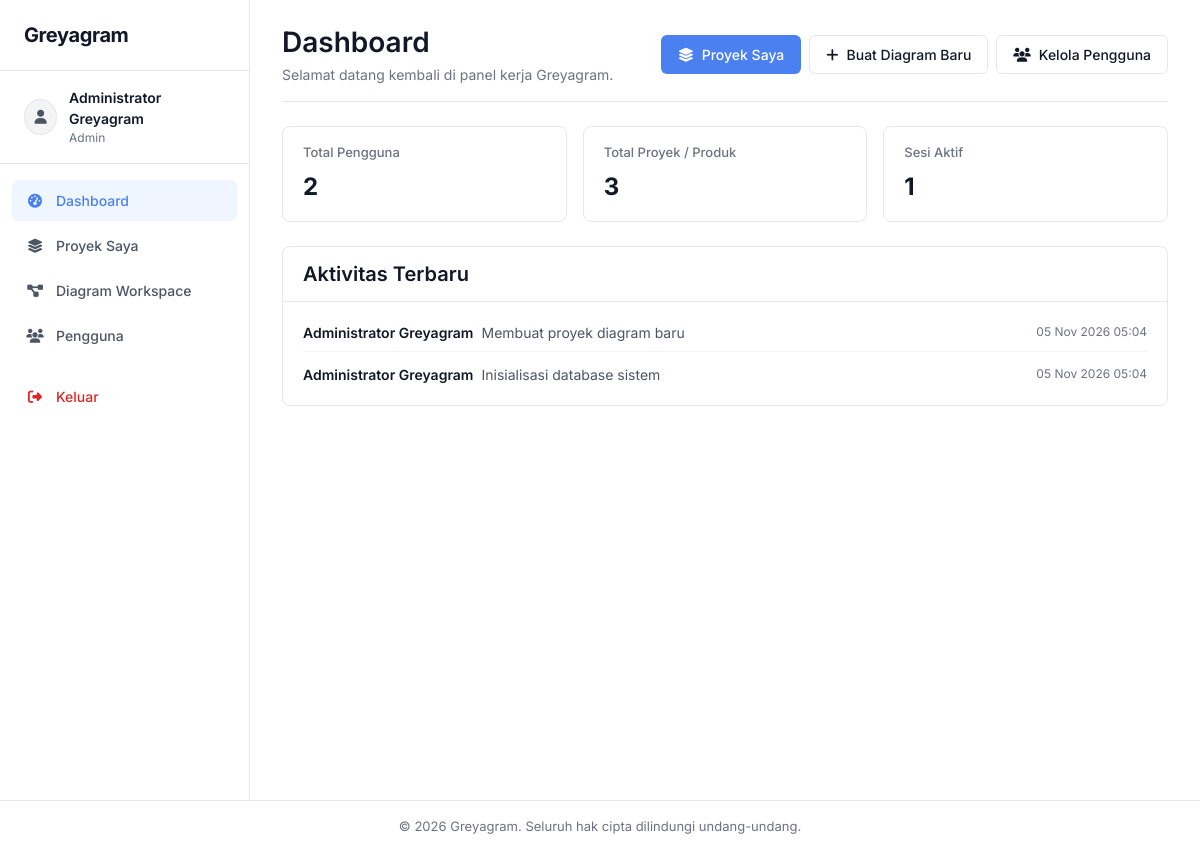
The app's page /dashboard (signed in) with its own data.
### tables this page shows
CREATE TABLE IF NOT EXISTS `activities` (
    `id` BIGINT UNSIGNED AUTO_INCREMENT PRIMARY KEY,
    `user_id` BIGINT UNSIGNED NULL,
    `action` VARCHAR(255) NOT NULL,
    `details` TEXT NULL,
    `ip_address` VARCHAR(45) NULL,
    `created_at` DATETIME NOT NULL DEFAULT CURRENT_TIMESTAMP,
    INDEX `idx_activities_user` (`user_id`),
    INDEX `idx_activities_created` (`created_at`),
    CONSTRAINT `fk_activities_user` FOREIGN KEY (`user_id`) 
        REFERENCES `users` (`id`) ON DELETE SET NULL ON UPDATE CASCADE
);

### controllers/dashboard_controller.php (called while the page is built, shortened)
<?php
class DashboardController
{
    public function index(): void
    {
        try {
            $db = Database::getConnection();
            $totalUsers = (int) $db->query("SELECT COUNT(*) FROM users")->fetchColumn();
            $totalProducts = (int) $db->query("SELECT COUNT(*) FROM products")->fetchColumn();
            $totalDiagrams = (int) $db->query("SELECT COUNT(*) FROM diagrams")->fetchColumn();
            $stmtAct = $db->query("SELECT a.action, a.created_at, COALESCE(u.name, 'Sistem') as user_name
                                   FROM activities a
                                   LEFT JOIN users u ON a.user_id = u.id
                                   ORDER BY a.id DESC LIMIT 5");
            $recentActs = [];
            while ($row = $stmtAct->fetch()) {
                $recentActs[] = [
                    'user'   => $row['user_name'],
                    'action' => $row['action'],
                    'time'   => date('d M Y H:i', strtotime($row['created_at']))
                ];
            }
            $stats = [
                'total_users'       => $totalUsers,
                'total_products'    => $totalProducts,
                'active_sessions'   => max(1, $totalDiagrams),
                'recent_activities' => $recentActs
            ];
        } catch (Throwable $e) {
            $stats = [
                'total_users'       => 0,
                'total_products'    => 0,
                'active_sessions'   => 0,
                'recent_activities' => []
            ];
        }
        require_once __DIR__ . '/../views/dashboard/index_view.php';
    }
}

### helpers/url_helper.php (called while the page is built, shortened)
<?php
if (!function_exists('base_url')) {
    function base_url(string $path = ''): string
    {
        if (!empty($_SERVER['HTTP_HOST'])) {
            $protocol = (!empty($_SERVER['HTTPS']) && $_SERVER['HTTPS'] !== 'off') ? "https" : "http";
            $host = $_SERVER['HTTP_HOST'];
            $scriptDir = dirname($_SERVER['SCRIPT_NAME'] ?? '');
            $scriptDir = ($scriptDir === '/' || $scriptDir === '\\' || $scriptDir === '.') ? '' : rtrim(str_replace('\\', '/', $scriptDir), '/');
            $base = "{$protocol}://{$host}{$scriptDir}";
        } else {
            $base = rtrim($_ENV['APP_URL'] ?? 'http://localhost/Greyagram', '/');
        }
        $path = ltrim($path, '/');
        return $path !== '' ? "{$base}/{$path}" : $base;
    }
}

### helpers/security_helper.php (called while the page is built, shortened)
<?php
if (!function_exists('e')) {
    function e(?string $value): string
    {
        return htmlspecialchars($value ?? '', ENT_QUOTES, 'UTF-8');
    }
}

### views/dashboard/index_view.php (the view)
<?php
require_once __DIR__ . '/../layouts/header.php';
require_once __DIR__ . '/../layouts/sidebar.php';
?>
<main class="main-content">
    <header class="content-header">
        <div class="header-titles">
            <h1 class="page-title">Dashboard</h1>
            <p class="page-subtitle">Selamat datang kembali di panel kerja Greyagram.</p>
        </div>
        <div class="header-actions" style="display: flex; gap: 0.5rem; flex-wrap: wrap;">
            <a href="<?= base_url('projects') ?>" class="btn btn-primary">
                <i class="fa-solid fa-layer-group"></i>
                <span>Proyek Saya</span>
            </a>
            <a href="<?= base_url('diagram') ?>" class="btn btn-outline" style="border: 1px solid var(--border-color); background: #ffffff; color: var(--text-primary);">
                <i class="fa-solid fa-plus"></i>
                <span>Buat Diagram Baru</span>
            </a>
            <a href="<?= base_url('users') ?>" class="btn btn-outline" style="border: 1px solid var(--border-color); background: #ffffff; color: var(--text-primary);">
                <i class="fa-solid fa-users"></i>
                <span>Kelola Pengguna</span>
            </a>
        </div>
    </header>
    <div class="content-body">
        <section class="stats-grid">
            <div class="stat-card">
                <span class="stat-label">Total Pengguna</span>
                <span class="stat-value"><?= (int) ($stats['total_users'] ?? 0) ?></span>
            </div>
            <div class="stat-card">
                <span class="stat-label">Total Proyek / Produk</span>
                <span class="stat-value"><?= (int) ($stats['total_products'] ?? 0) ?></span>
            </div>
            <div class="stat-card">
                <span class="stat-label">Sesi Aktif</span>
                <span class="stat-value"><?= (int) ($stats['active_sessions'] ?? 0) ?></span>
            </div>
        </section>
        <section class="card mt-4">
            <div class="card-header">
                <h2>Aktivitas Terbaru</h2>
            </div>
            <div class="card-body">
                <ul class="activity-list">
                    <?php if (!empty($stats['recent_activities'])): ?>
                        <?php foreach ($stats['recent_activities'] as $act): ?>
                            <li class="activity-item">
                                <span class="activity-user"><?= e($act['user']) ?></span>
                                <span class="activity-desc"><?= e($act['action']) ?></span>
                                <span class="activity-time"><?= e($act['time']) ?></span>
                            </li>
                        <?php endforeach; ?>
                    <?php else: ?>
                        <li class="activity-item text-muted">Belum ada aktivitas baru.</li>
                    <?php endif; ?>
                </ul>
            </div>
        </section>
    </div>
</main>
<?php
require_once __DIR__ . '/../layouts/footer.php';
?>

### assets/css/style.css (style rules this page uses)
:root { --bg-main: #ffffff; --bg-surface: #ffffff; --border-color: #e5e7eb; --border-focus: #4a80f0; --text-primary: #111827; --text-secondary: #4b5563; --text-muted: #6b7280; --btn-primary: #4a80f0; --btn-primary-hover: #3b71db; --btn-primary-text: #ffffff; --danger: #dc2626; --danger-bg: #fef2f2; --danger-border: #fecaca; --font-family: 'Inter', -apple-system, BlinkMacSystemFont, 'Segoe UI', Roboto, sans-serif; --sidebar-width: 250px; }
*, *::before, *::after { box-sizing: border-box; margin: 0; padding: 0; }
* { scrollbar-width: thin; scrollbar-color: #d1d5db transparent; }
html, body { height: 100%; }
body.app-body { background-color: var(--bg-main); color: var(--text-primary); font-family: var(--font-family); font-size: 14px; line-height: 1.5; -webkit-font-smoothing: antialiased; }
h1, h2, h3, h4, h5, h6 { color: var(--text-primary); font-weight: 600; line-height: 1.3; }
h1 { font-size: 1.75rem; }
h2 { font-size: 1.25rem; }
a { color: var(--btn-primary); text-decoration: none; }
.main-content { flex: 1; display: flex; flex-direction: column; padding: 1.5rem 2rem; background-color: var(--bg-main); min-width: 0; overflow-y: auto; }
.content-header { display: flex; align-items: center; justify-content: space-between; margin-bottom: 1.5rem; padding-bottom: 1rem; border-bottom: 1px solid var(--border-color); }
.page-title { margin-bottom: 0.25rem; }
.page-subtitle { color: var(--text-muted); font-size: 0.875rem; }
.card { background-color: #ffffff; border: 1px solid var(--border-color); border-radius: 8px; margin-bottom: 1.25rem; }
.card-header { padding: 0.875rem 1.25rem; border-bottom: 1px solid var(--border-color); }
.card-body { padding: 1.25rem; }
.stats-grid { display: grid; grid-template-columns: repeat(auto-fit, minmax(200px, 1fr)); gap: 1rem; margin-bottom: 1.5rem; }
.stat-card { background-color: #ffffff; border: 1px solid var(--border-color); border-radius: 8px; padding: 1rem 1.25rem; display: flex; flex-direction: column; gap: 0.375rem; }
.stat-label { font-size: 0.8125rem; color: var(--text-muted); font-weight: 500; }
.stat-value { font-size: 1.5rem; font-weight: 700; color: var(--text-primary); }
.activity-list { list-style: none; display: flex; flex-direction: column; gap: 0.75rem; }
.activity-item { display: flex; align-items: center; gap: 0.5rem; font-size: 0.875rem; padding-bottom: 0.5rem; border-bottom: 1px solid #f3f4f6; }
.activity-item:last-child { border-bottom: none; padding-bottom: 0; }
.activity-user { font-weight: 600; color: var(--text-primary); }
.activity-desc { color: var(--text-secondary); }
.activity-time { margin-left: auto; font-size: 0.75rem; color: var(--text-muted); }
.btn { display: inline-flex; align-items: center; justify-content: center; gap: 0.5rem; padding: 0.5rem 1rem; font-size: 0.875rem; font-weight: 500; border-radius: 6px; border: 1px solid transparent; cursor: pointer; text-decoration: none; transition: background-color 0.15s ease, border-color 0.15s ease; }
.btn-primary { background-color: var(--btn-primary); color: var(--btn-primary-text); }

### assets/css/custom.css (style rules this page uses)
.mt-4 { margin-top: 1rem; }

### records on screen
activities: user "Administrator Greyagram", action "Membuat proyek diagram baru", time "05 Nov 2026 05:04"
activities: user "Administrator Greyagram", action "Inisialisasi database sistem", time "05 Nov 2026 05:04"

### other values on screen
$user_name "Administrator Greyagram"
$user_role "Admin"
$stats['total_users'] "2"
$stats['total_products'] "3"
$stats['active_sessions'] "1"
